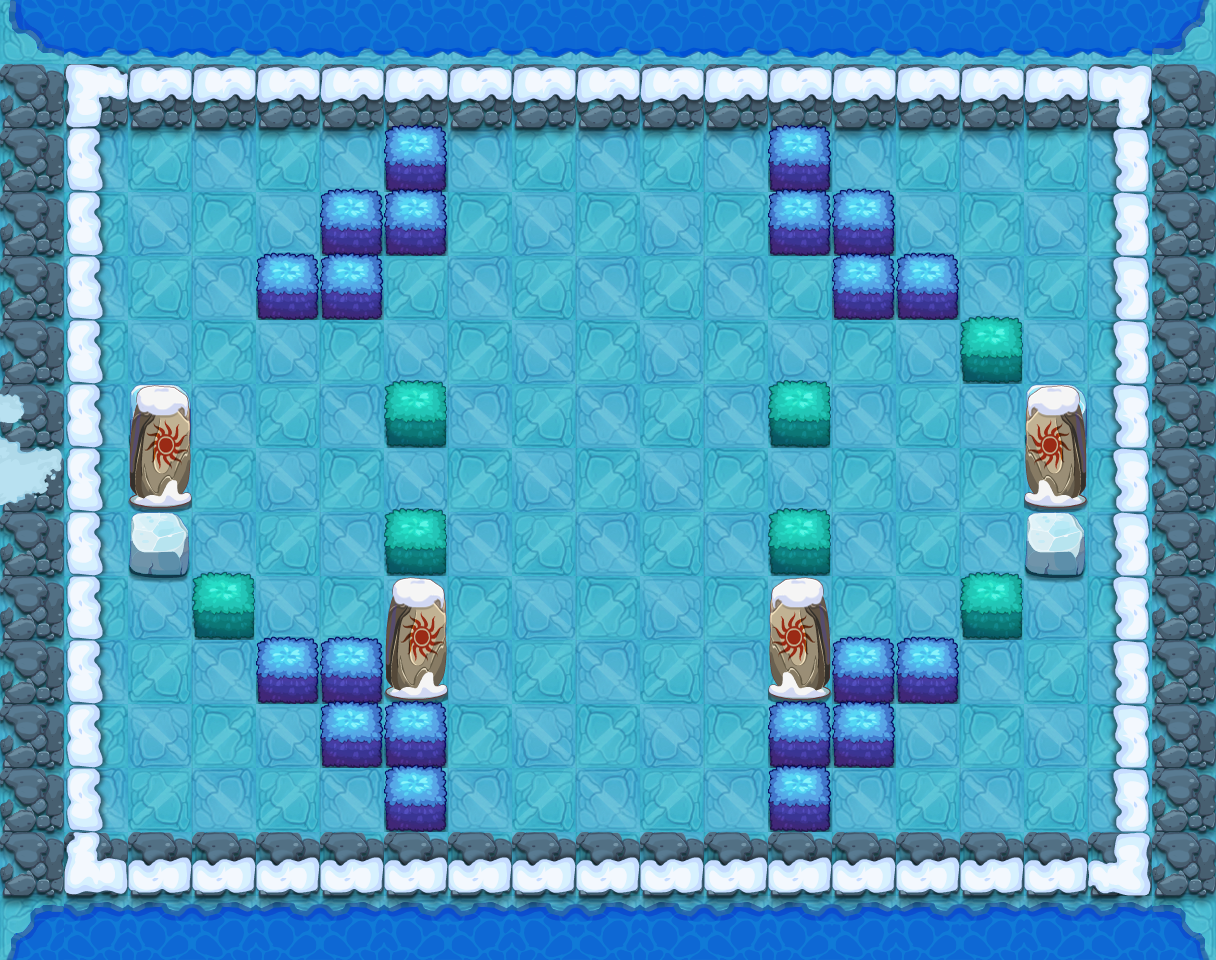

This game map was drawn from its Tiled (.tmx) file and the tilesets committed beside it. A one-line description and the trimmed map source follow:
An orthogonal 19x15 tile map with 64x64 px tiles, 18 tile layers (PASS, 块层 2, 块层 3, 块层 4, ...) and 2 objects (BOSS, PLAYER).

<map version="1.0" orientation="orthogonal" width="19" height="15" tilewidth="64" tileheight="64">
 <properties>
  <property name="DESTRY1" value="96" />
  <property name="DESTRY2" value="100" />
  <property name="DESTRY3" value="102" />
  <property name="DESTRY4" value="108" />
  <property name="DESTRY_COUNT" value="4" />
  <property name="EXP" value="1220" />
  <property name="ITEM" value="D047" />
  <property name="LOSE_SCRIPT" value="" />
  <property name="MONEY" value="1830" />
  <property name="START_SCRIPT" value="lv140" />
  <property name="WIN_SCRIPT" value="" />
 </properties>
 <tileset firstgid="1" name="jdbl" tilewidth="64" tileheight="64">
  <image source="jdbl-hd.png" width="1000" height="1000" />
 </tileset>
 <layer name="PASS" width="19" height="15">
  <data>[285 cells, 155 non-empty, 6 distinct tile ids]</data>
 </layer>
 <layer name="块层 2" width="19" height="15">
  <data>[285 cells, 191 non-empty, 5 distinct tile ids]</data>
 </layer>
 <layer name="块层 3" width="19" height="15">
  <data>[285 cells, 115 non-empty, 2 distinct tile ids]</data>
 </layer>
 <layer name="块层 4" width="19" height="15">
  <data>[285 cells, 44 non-empty, 7 distinct tile ids]</data>
 </layer>
 <layer name="块层 5" width="19" height="15">
  <data>[285 cells, 75 non-empty, 3 distinct tile ids]</data>
 </layer>
 <layer name="块层 17" width="19" height="15">
  <data>[285 cells, 4 non-empty, 2 distinct tile ids]</data>
 </layer>
 <layer name="块层 6" width="19" height="15">
  <data>[285 cells, 35 non-empty, 5 distinct tile ids]</data>
 </layer>
 <layer name="SHELTER 11" width="19" height="15">
  <data>[285 cells, 2 non-empty, 1 distinct tile ids]</data>
 </layer>
 <layer name="SHELTER 10" width="19" height="15">
  <data>[285 cells, 4 non-empty, 1 distinct tile ids]</data>
 </layer>
 <layer name="SHELTER 9" width="19" height="15">
  <data>[285 cells, 6 non-empty, 2 distinct tile ids]</data>
 </layer>
 <layer name="SHELTER 8" width="19" height="15">
  <data>[285 cells, 2 non-empty, 1 distinct tile ids]</data>
 </layer>
 <layer name="SHELTER 7" width="19" height="15">
  <data>[285 cells, 2 non-empty, 1 distinct tile ids]</data>
 </layer>
 <layer name="SHELTER 6" width="19" height="15">
  <data>[285 cells, 2 non-empty, 1 distinct tile ids]</data>
 </layer>
 <layer name="SHELTER 5" width="19" height="15">
  <data>[285 cells, 2 non-empty, 1 distinct tile ids]</data>
 </layer>
 <layer name="SHELTER 4" width="19" height="15">
  <data>[285 cells, 1 non-empty, 1 distinct tile ids]</data>
 </layer>
 <layer name="SHELTER 3" width="19" height="15">
  <data>[285 cells, 4 non-empty, 1 distinct tile ids]</data>
 </layer>
 <layer name="SHELTER 2" width="19" height="15">
  <data>[285 cells, 4 non-empty, 1 distinct tile ids]</data>
 </layer>
 <layer name="SHELTER 1" width="19" height="15">
  <data>[285 cells, 2 non-empty, 1 distinct tile ids]</data>
 </layer>
 <objectgroup name="对象层 1" width="38" height="30">
  <object name="bossbyzl" type="BOSS" x="576" y="448" width="64" height="64">
   <properties>
    <property name="lua_ai" value="monster_bossbyzl_ai" />
    <property name="quality" value="bossbyzl.quality" />
   </properties>
  </object>
  <object name="PLAYER" type="PLAYER" x="128" y="128" width="64" height="64" />
 </objectgroup>
</map>
